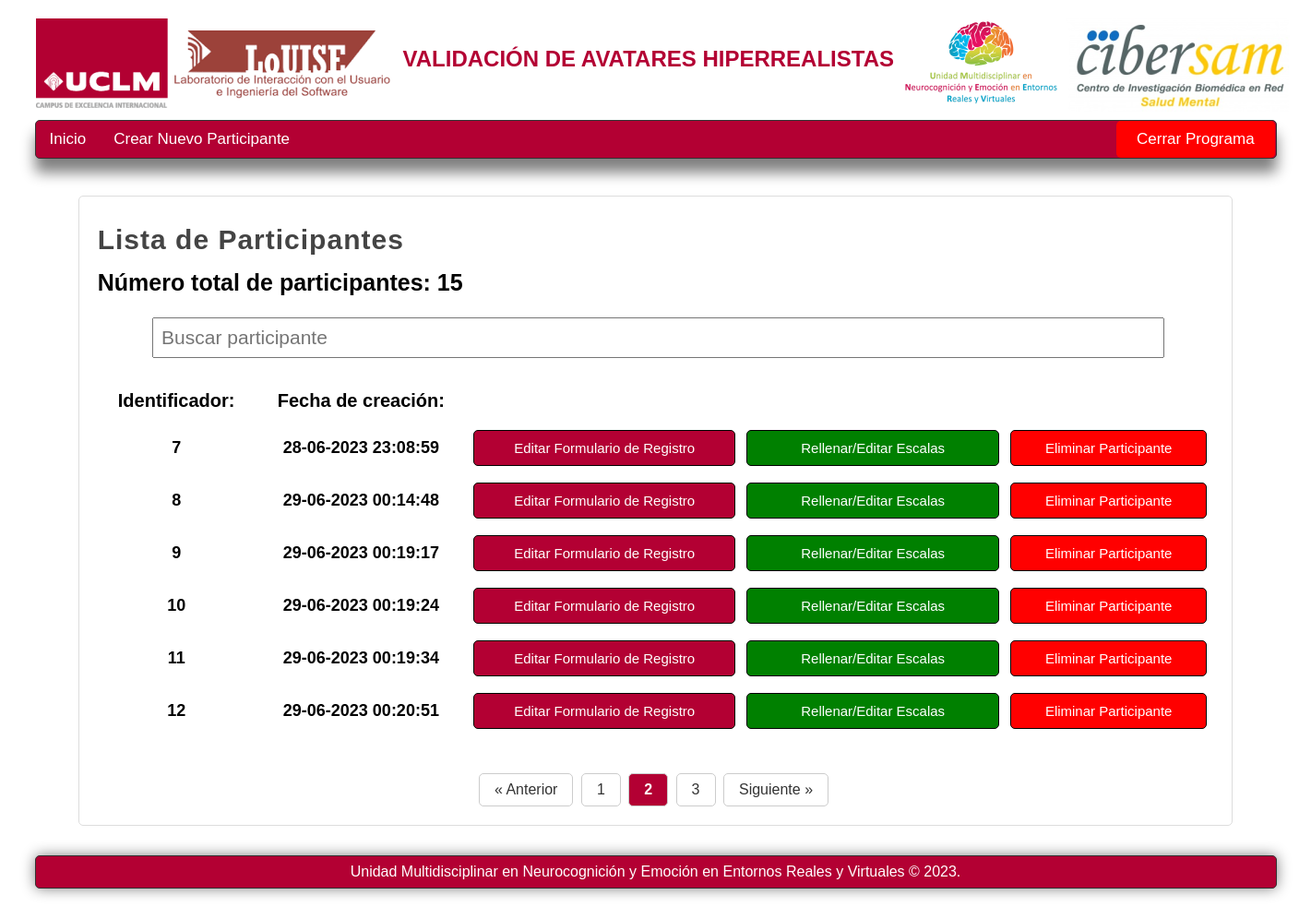
The page /listaparticipantes/control/?page=2&search= on the database its author committed.
### appcarasrealistas.py (models this page shows)
class Formularioregistro(db.Model):
    __bind_key__ = 'datosappcarasrealistas'
    idparticipante = db.Column(db.Integer, primary_key=True)
    fechacreacion = db.Column(db.Text)
    fechaultimamodificacion = db.Column(db.Text)
    nhcparticipante = db.Column(db.Text)
    edad = db.Column(db.Text)
    genero = db.Column(db.Text)
    textogenero = db.Column(db.Text)
    etnia = db.Column(db.Text)
    estadocivil = db.Column(db.Text)
    provinciaresidencia = db.Column(db.Text)
    textoprovinciaresidencia = db.Column(db.Text)
    residencia = db.Column(db.Text)
    estudios = db.Column(db.Text)
    situacionprofesional = db.Column(db.Text)
    textosituacionprofesional = db.Column(db.Text)
    profesion = db.Column(db.Text)

### appcarasrealistas.py (the view)
@appcarasrealistas.route("/listaparticipantes/<string:tipoparticipante>/", methods=["GET", "POST"])
def listaparticipantes(tipoparticipante=""):
    if tipoparticipante == "control":
        nombretablabd = Formularioregistro
        tipolayout = 'layoutinicio2.html'
    listaparticipantes = nombretablabd.query.all()
    numeroparticipantes = len(listaparticipantes)
    search_query = request.args.get('search', '').strip()
    if search_query:
        listaparticipantes = [participante for participante in listaparticipantes if search_query in participante.nhcparticipante]
    total_pages = math.ceil(len(listaparticipantes) / RESULTS_PER_PAGE)
    page = int(request.args.get('page', 1))
    start_index = (page - 1) * RESULTS_PER_PAGE
    end_index = start_index + RESULTS_PER_PAGE
    paginated_participantes = listaparticipantes[start_index:end_index]
    return render_template(
        "listaparticipantes.html",
        tipolayout=tipolayout,
        tipoparticipante=tipoparticipante,
        listaparticipantes=paginated_participantes,
        numeroparticipantes=numeroparticipantes,
        total_pages=total_pages,
        current_page=page,
        search_query=search_query
    )

### templates/listaparticipantes.html (shortened to what this page needs)
{% extends tipolayout %}
{% block nav %}
    <li>
        <a href="/">Inicio</a>
    </li>
    {% if tipoparticipante == "control"%}
        <li>
            <a href="/formularioregistro/control">Crear Nuevo Participante</a>
        </li>
        <li>
            <a class="cerrarprogramabipolares1" href="/salir" onclick="return confirm('¿Estas seguro de que deseas cerrar el programa?')">Cerrar Programa</a>
        </li>
    {% endif %}
{% endblock %}
{% block content %}
    {% if tipoparticipante == "control"%}
        <h1 class="titulo2">Lista de Participantes</h1>
    {% endif %}
    <h3>Número total de participantes: {{ numeroparticipantes }}</h3>
    <br>
    <form method="get" action="/listaparticipantes/{{ tipoparticipante }}/" class="search-form">
        <input type="text" id="search-input" name="search" value="{{ search_query }}" oninput="validatePositiveInteger(this);" placeholder="Buscar participante" style="cursor: text;">
    </form>
    <br>
    <div class="divtable">
        <table>
            <thead class="theadtable">
                <tr>
                    <td class="titulostablas1">Identificador:</td>
                    <td class="titulostabla1">Fecha de creación:</td>
                    <td class="titulostablas3"></td>
                    <td class="titulostablas4"></td>
                    <td class="titulostablas5"></td>
                </tr>
            </thead>
            <tbody class="tbodytable">
                {% for participante in listaparticipantes %}
                    <tr>
                        <td class="contenidotabla0">{{ participante.nhcparticipante }}</td>
                        <td class="contenidotabla0">{{ participante.fechacreacion }}</td>
                        <td class="contenidotabla3">
                            <a class="btn3" href="/formularioregistro/{{ tipoparticipante }}/{{ participante.idparticipante }}">Editar Formulario de Registro</a>
                        </td>
                        <td class="contenidotabla3">
                            <a class="btn8" href="/listaformulariosparticipante/{{ tipoparticipante }}/{{ participante.idparticipante }}/{{ participante.nhcparticipante}}/{{ participante.fechacreacion }}">Rellenar/Editar Escalas</a>
                        </td>
                        <td class="contenidotabla3">
                            <a class="btn7" href="/borrarparticipante/{{ tipoparticipante }}/{{ participante.idparticipante }}/{{ participante.nhcparticipante }}/{{ participante.fechacreacion }}" onclick="return confirm('¿Estas seguro de que deseas eliminar el participante: {{  participante.nhcparticipante }}?')">Eliminar Participante</a>
                        </td>
                    </tr>
                {% endfor %}
            </tbody>
        </table>
    </div>
    <br>
    <div class="pagination">
        {% if current_page > 1 %}
            <a href="{{ url_for('listaparticipantes', tipoparticipante=tipoparticipante, page=current_page-1, search=search_query) }}">&laquo; Anterior</a>
        {% endif %}
        {% for page_num in range(1, total_pages + 1) %}
            {% if page_num == current_page %}
                <span class="current-page">{{ page_num }}</span>
            {% else %}
                <a href="{{ url_for('listaparticipantes', tipoparticipante=tipoparticipante, page=page_num, search=search_query) }}">{{ page_num }}</a>
            {% endif %}
        {% endfor %}
        {% if current_page < total_pages %}
            <a href="{{ url_for('listaparticipantes', tipoparticipante=tipoparticipante, page=current_page+1, search=search_query) }}">Siguiente &raquo;</a>
        {% endif %}
    </div>
{% endblock %}

### static/css/styles.css (style rules this page uses)
* { margin: 0px; padding: 0px; list-style: none; font-family: Arial; }
body { background-color: white; }
.box h3 { font-size: 25px; }
nav ul li { line-height: 40px; float: left; }
nav ul li a { list-style: none; text-decoration: none; display: block; padding-left: 15px; padding-right: 15px; color: white; }
.cerrarprogramabipolares1 { list-style: none; text-decoration: none; display: block; padding-left: 22px; padding-right: 22px; background: red; border-radius: 5px; color: white; margin-left: 881px; }
form { display: block; margin-left: auto; margin-right: auto; width: 1090.8px; }
.box form input { display: inline-block; padding: 0px; padding-left: 5px; padding-right: 5px; font-size: 21px; }
.box form input[type="text"] { width: 1076.8px; padding: 8px; margin-bottom: 5px; margin-top: 5px; text-align: left; }
.titulo2 { color: #444444; letter-spacing: 1px; font-size: 30px; padding-bottom: 5px; margin-bottom: 10px; margin-top: 10px; }
.btn3 { text-decoration: none; font-size: 15px; padding: 10px; background: #B30033; color: white; border: 1px solid black; border-radius: 5px; display: block; text-align: center; }
.btn8 { text-decoration: none; font-size: 15px; padding: 10px; background: green; color: white; border: 1px solid black; border-radius: 5px; display: block; text-align: center; }
.btn7 { text-decoration: none; font-size: 15px; padding: 10px; background: red; color: white; border: 1px solid black; border-radius: 5px; display: block; text-align: center; }
table { table-layout: fixed; width: 100%; }
.divtable { text-align: center; }
.theadtable { font-size: 18px; font-weight: bold; }
.titulostablas1 { font-size: 20px; width: 70px; text-align: center; padding-top: 10px; padding-bottom: 10px; padding-left: 5px; padding-right: 5px; }
.titulostabla1 { font-size: 20px; width: 100px; text-align: center; padding-top: 10px; padding-bottom: 10px; padding-left: 5px; padding-right: 5px; }
.titulostablas3 { width: 131px; text-align: center; padding-top: 10px; padding-bottom: 10px; padding-left: 5px; padding-right: 5px }
.titulostablas4 { width: 126px; text-align: center; padding-top: 10px; padding-bottom: 10px; padding-left: 5px; padding-right: 5px }
.titulostablas5 { width: 97px; text-align: center; padding-top: 10px; padding-bottom: 10px; padding-left: 5px; padding-right: 5px }
.tbodytable { text-align: center; font-size: 18px; width: min-content; }
.contenidotabla0 { padding: 5px; padding-top: 8px; padding-bottom: 8px; font-weight: bold; }
.contenidotabla3 { text-align: center; padding: 5px; padding-top: 8px; padding-bottom: 8px; }
.pagination { text-align: center; margin-top: 20px; }
.pagination a, .pagination span { display: inline-block; padding: 8px 16px; margin-right: 4px; border: 1px solid #ccc; text-decoration: none; color: #333; background-color: #fff; border-radius: 5px; }
.pagination .current-page { font-weight: bold; color: #fff; background-color: #B30033; }

### rows shown on the page
Formularioregistro: nhcparticipante "7", fechacreacion "28-06-2023 23:08:59"
Formularioregistro: nhcparticipante "8", fechacreacion "29-06-2023 00:14:48"
Formularioregistro: nhcparticipante "9", fechacreacion "29-06-2023 00:19:17"
Formularioregistro: nhcparticipante "10", fechacreacion "29-06-2023 00:19:24"
Formularioregistro: nhcparticipante "11", fechacreacion "29-06-2023 00:19:34"
Formularioregistro: nhcparticipante "12", fechacreacion "29-06-2023 00:20:51"

### other values the page prints
{{ numeroparticipantes }} "15"
{{ page_num }} "1" "3"
{{ page_num }} "2"
